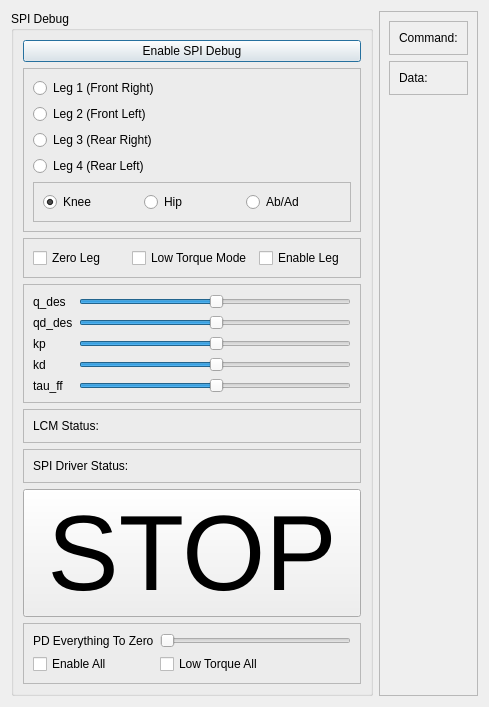
<?xml version="1.0" encoding="UTF-8"?>
<ui version="4.0">
 <class>spi_debug</class>
 <widget class="QDialog" name="spi_debug">
  <property name="geometry">
   <rect>
    <x>0</x>
    <y>0</y>
    <width>489</width>
    <height>682</height>
   </rect>
  </property>
  <property name="windowTitle">
   <string>Dialog</string>
  </property>
  <layout class="QHBoxLayout" name="horizontalLayout">
   <item>
    <widget class="QGroupBox" name="groupBox">
     <property name="title">
      <string>SPI Debug</string>
     </property>
     <layout class="QVBoxLayout" name="verticalLayout">
      <item>
       <widget class="QPushButton" name="enable_button">
        <property name="text">
         <string>Enable SPI Debug</string>
        </property>
       </widget>
      </item>
      <item>
       <widget class="QFrame" name="frame">
        <property name="frameShape">
         <enum>QFrame::StyledPanel</enum>
        </property>
        <property name="frameShadow">
         <enum>QFrame::Raised</enum>
        </property>
        <layout class="QGridLayout" name="gridLayout_2">
         <item row="2" column="0">
          <widget class="QRadioButton" name="leg3_radio_button">
           <property name="text">
            <string>Leg 3 (Rear Right)</string>
           </property>
          </widget>
         </item>
         <item row="1" column="0">
          <widget class="QRadioButton" name="leg2_radio_button">
           <property name="text">
            <string>Leg 2 (Front Left)</string>
           </property>
          </widget>
         </item>
         <item row="0" column="0">
          <widget class="QRadioButton" name="leg1_radio_button">
           <property name="text">
            <string>Leg 1 (Front Right)</string>
           </property>
           <property name="checked">
            <bool>false</bool>
           </property>
          </widget>
         </item>
         <item row="3" column="0">
          <widget class="QRadioButton" name="leg4_radio_button">
           <property name="text">
            <string>Leg 4 (Rear Left)</string>
           </property>
          </widget>
         </item>
         <item row="4" column="0">
          <widget class="QFrame" name="frame_6">
           <property name="frameShape">
            <enum>QFrame::StyledPanel</enum>
           </property>
           <property name="frameShadow">
            <enum>QFrame::Raised</enum>
           </property>
           <layout class="QHBoxLayout" name="horizontalLayout_7">
            <item>
             <widget class="QRadioButton" name="knee_radio_button">
              <property name="text">
               <string>Knee</string>
              </property>
              <property name="checked">
               <bool>true</bool>
              </property>
              <property name="autoExclusive">
               <bool>true</bool>
              </property>
             </widget>
            </item>
            <item>
             <widget class="QRadioButton" name="hip_radio_button">
              <property name="text">
               <string>Hip</string>
              </property>
             </widget>
            </item>
            <item>
             <widget class="QRadioButton" name="abad_radio_button">
              <property name="text">
               <string>Ab/Ad</string>
              </property>
             </widget>
            </item>
           </layout>
          </widget>
         </item>
        </layout>
       </widget>
      </item>
      <item>
       <widget class="QFrame" name="frame_3">
        <property name="frameShape">
         <enum>QFrame::StyledPanel</enum>
        </property>
        <property name="frameShadow">
         <enum>QFrame::Raised</enum>
        </property>
        <layout class="QHBoxLayout" name="horizontalLayout_2">
         <item>
          <widget class="QCheckBox" name="zero_checkbox">
           <property name="text">
            <string>Zero Leg</string>
           </property>
          </widget>
         </item>
         <item>
          <widget class="QCheckBox" name="low_torque_checkbox">
           <property name="text">
            <string>Low Torque Mode</string>
           </property>
          </widget>
         </item>
         <item>
          <widget class="QCheckBox" name="enable_checkbox">
           <property name="text">
            <string>Enable Leg</string>
           </property>
          </widget>
         </item>
        </layout>
       </widget>
      </item>
      <item>
       <widget class="QFrame" name="frame_2">
        <property name="frameShape">
         <enum>QFrame::StyledPanel</enum>
        </property>
        <property name="frameShadow">
         <enum>QFrame::Raised</enum>
        </property>
        <layout class="QGridLayout" name="gridLayout">
         <item row="0" column="1">
          <widget class="QSlider" name="q_des_slider">
           <property name="value">
            <number>50</number>
           </property>
           <property name="orientation">
            <enum>Qt::Horizontal</enum>
           </property>
          </widget>
         </item>
         <item row="0" column="0">
          <widget class="QLabel" name="label">
           <property name="text">
            <string>q_des</string>
           </property>
          </widget>
         </item>
         <item row="2" column="0">
          <widget class="QLabel" name="label_3">
           <property name="text">
            <string>kp</string>
           </property>
          </widget>
         </item>
         <item row="1" column="0">
          <widget class="QLabel" name="label_2">
           <property name="text">
            <string>qd_des</string>
           </property>
          </widget>
         </item>
         <item row="3" column="0">
          <widget class="QLabel" name="label_4">
           <property name="text">
            <string>kd</string>
           </property>
          </widget>
         </item>
         <item row="4" column="0">
          <widget class="QLabel" name="label_5">
           <property name="text">
            <string>tau_ff</string>
           </property>
          </widget>
         </item>
         <item row="1" column="1">
          <widget class="QSlider" name="qd_des_slider">
           <property name="value">
            <number>50</number>
           </property>
           <property name="orientation">
            <enum>Qt::Horizontal</enum>
           </property>
          </widget>
         </item>
         <item row="2" column="1">
          <widget class="QSlider" name="kp_slider">
           <property name="value">
            <number>50</number>
           </property>
           <property name="orientation">
            <enum>Qt::Horizontal</enum>
           </property>
          </widget>
         </item>
         <item row="3" column="1">
          <widget class="QSlider" name="kd_slider">
           <property name="value">
            <number>50</number>
           </property>
           <property name="orientation">
            <enum>Qt::Horizontal</enum>
           </property>
          </widget>
         </item>
         <item row="4" column="1">
          <widget class="QSlider" name="tau_ff_slider">
           <property name="value">
            <number>50</number>
           </property>
           <property name="orientation">
            <enum>Qt::Horizontal</enum>
           </property>
          </widget>
         </item>
        </layout>
       </widget>
      </item>
      <item>
       <widget class="QFrame" name="asdfadsf_2">
        <property name="frameShape">
         <enum>QFrame::StyledPanel</enum>
        </property>
        <property name="frameShadow">
         <enum>QFrame::Raised</enum>
        </property>
        <layout class="QHBoxLayout" name="horizontalLayout_6">
         <item>
          <widget class="QLabel" name="lcm_label">
           <property name="text">
            <string>LCM Status:</string>
           </property>
          </widget>
         </item>
        </layout>
       </widget>
      </item>
      <item>
       <widget class="QFrame" name="asdfadsf">
        <property name="frameShape">
         <enum>QFrame::StyledPanel</enum>
        </property>
        <property name="frameShadow">
         <enum>QFrame::Raised</enum>
        </property>
        <layout class="QHBoxLayout" name="horizontalLayout_5">
         <item>
          <widget class="QLabel" name="spi_driver_label">
           <property name="text">
            <string>SPI Driver Status:</string>
           </property>
          </widget>
         </item>
        </layout>
       </widget>
      </item>
      <item>
       <widget class="QPushButton" name="stop_button">
        <property name="sizePolicy">
         <sizepolicy hsizetype="Minimum" vsizetype="Expanding">
          <horstretch>0</horstretch>
          <verstretch>0</verstretch>
         </sizepolicy>
        </property>
        <property name="font">
         <font>
          <pointsize>80</pointsize>
         </font>
        </property>
        <property name="text">
         <string>STOP</string>
        </property>
       </widget>
      </item>
      <item>
       <widget class="QFrame" name="frame_8">
        <property name="frameShape">
         <enum>QFrame::StyledPanel</enum>
        </property>
        <property name="frameShadow">
         <enum>QFrame::Raised</enum>
        </property>
        <layout class="QGridLayout" name="gridLayout_3">
         <item row="0" column="1">
          <widget class="QSlider" name="pd_everything_slider">
           <property name="orientation">
            <enum>Qt::Horizontal</enum>
           </property>
          </widget>
         </item>
         <item row="0" column="0">
          <widget class="QLabel" name="label_6">
           <property name="text">
            <string>PD Everything To Zero</string>
           </property>
          </widget>
         </item>
         <item row="1" column="0">
          <widget class="QCheckBox" name="enable_all_checkbox">
           <property name="text">
            <string>Enable All</string>
           </property>
          </widget>
         </item>
         <item row="1" column="1">
          <widget class="QCheckBox" name="torque_all_checkbox">
           <property name="text">
            <string>Low Torque All</string>
           </property>
          </widget>
         </item>
        </layout>
       </widget>
      </item>
     </layout>
    </widget>
   </item>
   <item>
    <widget class="QFrame" name="frame_7">
     <property name="frameShape">
      <enum>QFrame::StyledPanel</enum>
     </property>
     <property name="frameShadow">
      <enum>QFrame::Raised</enum>
     </property>
     <layout class="QVBoxLayout" name="verticalLayout_2">
      <item>
       <widget class="QFrame" name="frame_4">
        <property name="frameShape">
         <enum>QFrame::StyledPanel</enum>
        </property>
        <property name="frameShadow">
         <enum>QFrame::Raised</enum>
        </property>
        <layout class="QHBoxLayout" name="horizontalLayout_3">
         <item>
          <widget class="QLabel" name="command_label">
           <property name="text">
            <string>Command:</string>
           </property>
          </widget>
         </item>
        </layout>
       </widget>
      </item>
      <item>
       <widget class="QFrame" name="frame_5">
        <property name="frameShape">
         <enum>QFrame::StyledPanel</enum>
        </property>
        <property name="frameShadow">
         <enum>QFrame::Raised</enum>
        </property>
        <layout class="QHBoxLayout" name="horizontalLayout_4">
         <item>
          <widget class="QLabel" name="data_label">
           <property name="text">
            <string>Data:</string>
           </property>
          </widget>
         </item>
        </layout>
       </widget>
      </item>
      <item>
       <spacer name="verticalSpacer_2">
        <property name="orientation">
         <enum>Qt::Vertical</enum>
        </property>
        <property name="sizeHint" stdset="0">
         <size>
          <width>20</width>
          <height>40</height>
         </size>
        </property>
       </spacer>
      </item>
     </layout>
    </widget>
   </item>
  </layout>
 </widget>
 <resources/>
 <connections/>
</ui>
